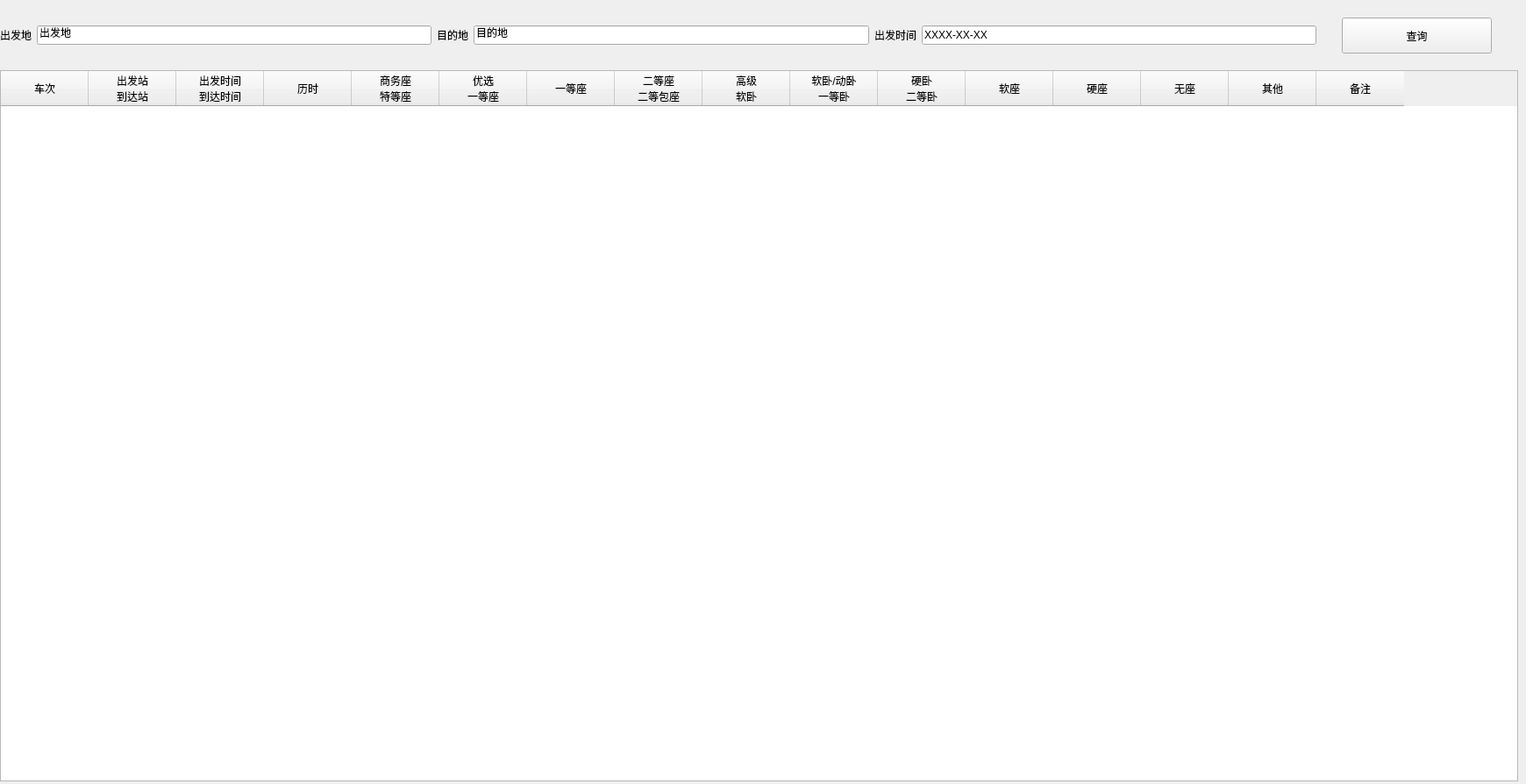
<?xml version="1.0" encoding="UTF-8"?>
<ui version="4.0">
 <class>Form</class>
 <widget class="QWidget" name="Form">
  <property name="geometry">
   <rect>
    <x>0</x>
    <y>0</y>
    <width>1740</width>
    <height>894</height>
   </rect>
  </property>
  <property name="windowTitle">
   <string>Form</string>
  </property>
  <widget class="QWidget" name="widget" native="true">
   <property name="geometry">
    <rect>
     <x>0</x>
     <y>0</y>
     <width>1731</width>
     <height>80</height>
    </rect>
   </property>
   <widget class="QWidget" name="horizontalLayoutWidget">
    <property name="geometry">
     <rect>
      <x>0</x>
      <y>0</y>
      <width>1501</width>
      <height>80</height>
     </rect>
    </property>
    <layout class="QHBoxLayout" name="horizontalLayout">
     <item>
      <widget class="QLabel" name="label_3">
       <property name="text">
        <string>出发地</string>
       </property>
      </widget>
     </item>
     <item>
      <widget class="QLineEdit" name="lineEdit">
       <property name="text">
        <string>出发地</string>
       </property>
      </widget>
     </item>
     <item>
      <widget class="QLabel" name="label_2">
       <property name="text">
        <string>目的地</string>
       </property>
      </widget>
     </item>
     <item>
      <widget class="QLineEdit" name="lineEdit_3">
       <property name="text">
        <string>目的地</string>
       </property>
      </widget>
     </item>
     <item>
      <widget class="QLabel" name="label">
       <property name="text">
        <string>出发时间</string>
       </property>
      </widget>
     </item>
     <item>
      <widget class="QLineEdit" name="lineEdit_2">
       <property name="text">
        <string>XXXX-XX-XX</string>
       </property>
      </widget>
     </item>
    </layout>
   </widget>
   <widget class="QPushButton" name="pushButton">
    <property name="geometry">
     <rect>
      <x>1530</x>
      <y>20</y>
      <width>171</width>
      <height>41</height>
     </rect>
    </property>
    <property name="text">
     <string>查询</string>
    </property>
   </widget>
  </widget>
  <widget class="QWidget" name="widget_2" native="true">
   <property name="geometry">
    <rect>
     <x>0</x>
     <y>80</y>
     <width>1731</width>
     <height>811</height>
    </rect>
   </property>
   <widget class="QWidget" name="horizontalLayoutWidget_2">
    <property name="geometry">
     <rect>
      <x>0</x>
      <y>0</y>
      <width>1731</width>
      <height>811</height>
     </rect>
    </property>
    <layout class="QHBoxLayout" name="horizontalLayout_2">
     <item>
      <widget class="QTableWidget" name="tableWidget">
       <column>
        <property name="text">
         <string>车次</string>
        </property>
       </column>
       <column>
        <property name="text">
         <string>出发站
到达站</string>
        </property>
       </column>
       <column>
        <property name="text">
         <string>出发时间
到达时间</string>
        </property>
       </column>
       <column>
        <property name="text">
         <string>历时</string>
        </property>
       </column>
       <column>
        <property name="text">
         <string>商务座
特等座</string>
        </property>
       </column>
       <column>
        <property name="text">
         <string>优选
一等座</string>
        </property>
       </column>
       <column>
        <property name="text">
         <string>一等座</string>
        </property>
       </column>
       <column>
        <property name="text">
         <string>二等座
二等包座</string>
        </property>
       </column>
       <column>
        <property name="text">
         <string>高级
软卧</string>
        </property>
       </column>
       <column>
        <property name="text">
         <string>软卧/动卧
一等卧</string>
        </property>
       </column>
       <column>
        <property name="text">
         <string>硬卧
二等卧</string>
        </property>
       </column>
       <column>
        <property name="text">
         <string>软座</string>
        </property>
       </column>
       <column>
        <property name="text">
         <string>硬座</string>
        </property>
       </column>
       <column>
        <property name="text">
         <string>无座</string>
        </property>
       </column>
       <column>
        <property name="text">
         <string>其他</string>
        </property>
       </column>
       <column>
        <property name="text">
         <string>备注</string>
        </property>
       </column>
      </widget>
     </item>
    </layout>
   </widget>
  </widget>
 </widget>
 <resources/>
 <connections/>
</ui>
